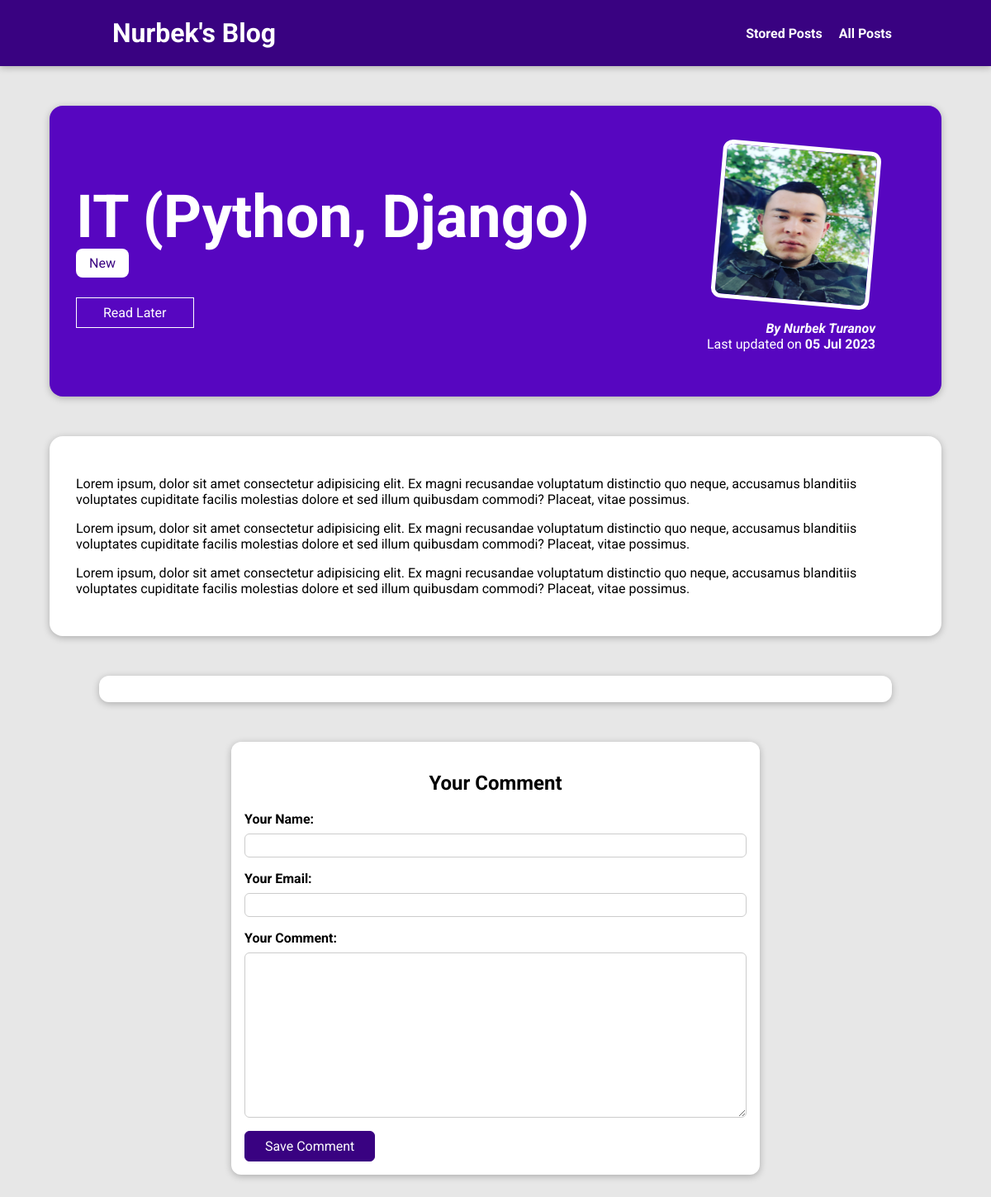
/posts/it-python-django, run on the app's committed database.
### blog/models.py (models this page shows, shortened)
class Post(models.Model):
    title = models.CharField(max_length=150)
    excerpt = models.CharField(max_length=200)
    image = models.ImageField(upload_to="posts", null=True)
    date = models.DateField(auto_now=True)
    slug = models.SlugField(unique=True, db_index=True)
    content = models.TextField(validators=[MinLengthValidator(10)])
    author = models.ForeignKey(
        Author, on_delete=models.SET_NULL, null=True, related_name="posts"
    )
    tags = models.ManyToManyField(Tag)

class Tag(models.Model):
    caption = models.CharField(max_length=20)

class Author(models.Model):
    first_name = models.CharField(max_length=100)
    last_name = models.CharField(max_length=100)
    email_address = models.EmailField()
    def full_name(self):
        return f"{self.first_name} {self.last_name}"
    def __str__(self):
        return self.full_name()

### blog/views.py (the view, shortened to what this page needs)
# urls.py: path("posts/<slug:slug>", views.SinglePostView.as_view(), name="posts-detail-page"),
class SinglePostView(View):
    def is_stored_post(self, request, post_id):
        stored_posts = request.session.get("stored_posts")
        if stored_posts is not None:
            is_saved_for_later = post_id in stored_posts
        else:
            is_saved_for_later = False
        return is_saved_for_later
    def get(self, request, slug):
        post = Post.objects.get(slug=slug)
        context = {
            "post": post,
            "post_tags": post.tags.all(),
            "comment_form": CommentForm(),
            "comments": post.comments.all().order_by("-id"),
            "saved_for_later": self.is_stored_post(request, post.id),
        }
        return render(request, "blog/post-detail.html", context)

### blog/forms.py
class CommentForm(forms.ModelForm):
    class Meta:
        model = Comment
        exclude = ["post"]
        labels = {
            "user_name": "Your Name",
            "user_email": "Your Email",
            "text": "Your Comment",
        }

### blog/templates/blog/post-detail.html (shortened to what this page needs)
{% extends "base.html" %}
{% load static %}
{% block css_files %}
  <link rel="stylesheet" href="{% static "blog/post-detail.css" %}"/>
{% endblock %}
{% block content %}
  <section id="summary">
    <h2>{{ post.title }}</h2>
    <div>
      {% for tag in post_tags %}
        <span class="tag">{{ tag.caption }}</span>
      {% endfor %}
    </div>
    <div id="read-later">
      <form action="{% url "read-later" %}" method="POST">
        <button>
          {% if saved_for_later %}
            Remove from "Read Later" List
          {% else %}
            Read Later
          {% endif %}
        </button>
      </form>
    </div>
    <article>
      <img src="{{ post.image.url }}" alt="{{ post.title }}" />
      <address>By <a href="mailto:{{ post.author.email_address }}">{{ post.author }}</a></address>
      <div>
        Last updated on <time>{{ post.date|date:"d M Y"}}</time>
      </div>
    </article>
  </section>
  <main>
    {{ post.content|linebreaks }}
  </main>
  <section id="comments">
  </section>
  <section id="comment-form">
    <h2>Your Comment</h2>
    <form action="{% url "posts-detail-page" post.slug %}" method="POST">
      {% for form_field in comment_form %}
        <div class="form-control {% if form_field.errors %}invalid{% endif %}">
          {{ form_field.label_tag }}
          {{ form_field }}
        </div>
      {% endfor %}
      <button>Save Comment</button>
    </form>
  </section>
{% endblock %}

### static/app.css (style rules this page uses)
* { box-sizing: border-box; }
html { font-family: 'Roboto', sans-serif; }
body { margin: 0; }
h1, h2, h3 { font-family: 'Roboto', sans-serif; font-weight: bold; }

### blog/static/blog/post-detail.css (style rules this page uses)
body { background-color: #e7e7e7; }
#summary { margin: 8rem auto 3rem auto; padding: 2rem; width: 90%; max-width: 90rem; border-radius: 16px; background-color: #5706c0; position: relative; box-shadow: 0 2px 8px rgba(0, 0, 0, 0.25); height: 22rem; }
#summary h2 { color: white; font-size: 4.5rem; margin-bottom: 0.25rem; }
#summary article { position: absolute; top: 2rem; right: 3rem; padding: 1rem 2rem; border-radius: 12px; text-align: right; color: white; }
#summary article img { width: 12rem; height: 12rem; border-radius: 12px; transform: rotateZ(5deg); border: 5px solid white; margin-bottom: 1rem; }
#summary address { font-weight: bold; }
#summary a { color: white; text-decoration: none; }
#summary time { font-weight: bolder; }
#read-later { margin: 2rem 0; }
#read-later button { background-color: transparent; border: 1px solid white; padding: 0.5rem 2rem; font: inherit; color: white; cursor: pointer; }
main { margin: 2rem auto 3rem auto; padding: 2rem; width: 90%; max-width: 90rem; border-radius: 16px; background-color: white; position: relative; box-shadow: 0 2px 8px rgba(0, 0, 0, 0.25); height: 100%; }
.tag { background-color: white; color: #390281; padding: 0.5rem 1rem; border-radius: 8px; }
#comment-form { margin: 3rem auto; width: 90%; max-width: 40rem; border-radius: 12px; background-color: white; box-shadow: 0 2px 8px rgba(0, 0, 0, 0.25); padding: 1rem; }
#comment-form button { font: inherit; background-color: #390281; color: white; border: 1px solid #390281; padding: 0.5rem 1.5rem; border-radius: 6px; cursor: pointer; }
#comment-form h2 { text-align: center; }
.form-control { margin-bottom: 1rem; }
.form-control label { font-weight: bold; margin-bottom: 0.5rem; display: block; }
.form-control input, .form-control textarea { display: block; width: 100%; font: inherit; padding: 0.25rem; border-radius: 6px; border: 1px solid #ccc; }
#comments { margin: 3rem auto; width: 90%; max-width: 60rem; border-radius: 12px; background-color: white; box-shadow: 0 2px 8px rgba(0, 0, 0, 0.25); padding: 1rem 2rem; }

### data on the page
Post: title "IT (Python, Django)", image (picture), author "Nurbek Turanov", date "05 Jul 2023", content "Lorem ipsum, dolor sit amet consectetur adipisicing elit. Ex magni recusandae voluptatum distinctio quo neque, accusamus blanditiis voluptates cupiditate facilis molestias dolore et sed illum quibusdam commodi? Placeat, vitae possimus. Lorem ipsum, dolor sit amet consectetur adipisicing elit. Ex magni recusandae voluptatum distinctio quo neque, accusamus blanditiis voluptates cupiditate facilis molestias dolore et sed illum quibusdam commodi? Placeat, vitae possimus. Lorem ipsum, dolor sit amet consectetur adipisicing elit. Ex magni recusandae voluptatum distinctio quo neque, accusamus blanditiis voluptates cupiditate facilis molestias dolore et sed illum quibusdam commodi? Placeat, vitae…"
Tag: caption "New"
